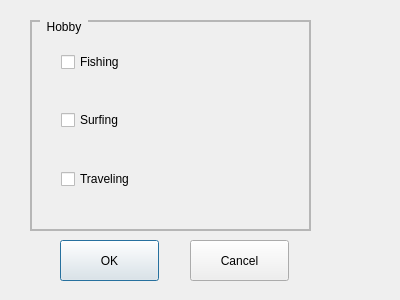
<?xml version="1.0" encoding="UTF-8"?>
<ui version="4.0">
 <class>MyDialog</class>
 <widget class="QDialog" name="MyDialog">
  <property name="geometry">
   <rect>
    <x>0</x>
    <y>0</y>
    <width>400</width>
    <height>300</height>
   </rect>
  </property>
  <property name="windowTitle">
   <string>Dialog</string>
  </property>
  <property name="styleSheet">
   <string notr="true">QGroupBox {
	border: 2px solid rgb(182,182,182);
	margin-top: 1ex;
}
QGroupBox::title {
	subcontrol-origin: margin;
	subcontrol-position: top left;
	padding: 0 5px;
	left: 10px;
}</string>
  </property>
  <widget class="QGroupBox" name="groupBox">
   <property name="geometry">
    <rect>
     <x>30</x>
     <y>20</y>
     <width>281</width>
     <height>211</height>
    </rect>
   </property>
   <property name="title">
    <string>Hobby</string>
   </property>
   <widget class="QCheckBox" name="chkSurfing">
    <property name="geometry">
     <rect>
      <x>31</x>
      <y>89</y>
      <width>80</width>
      <height>22</height>
     </rect>
    </property>
    <property name="sizePolicy">
     <sizepolicy hsizetype="Minimum" vsizetype="Preferred">
      <horstretch>0</horstretch>
      <verstretch>0</verstretch>
     </sizepolicy>
    </property>
    <property name="text">
     <string>Surfing</string>
    </property>
   </widget>
   <widget class="QCheckBox" name="chkFishing">
    <property name="geometry">
     <rect>
      <x>31</x>
      <y>31</y>
      <width>79</width>
      <height>22</height>
     </rect>
    </property>
    <property name="sizePolicy">
     <sizepolicy hsizetype="Minimum" vsizetype="Preferred">
      <horstretch>0</horstretch>
      <verstretch>0</verstretch>
     </sizepolicy>
    </property>
    <property name="text">
     <string>Fishing</string>
    </property>
   </widget>
   <widget class="QCheckBox" name="chkTraveling">
    <property name="geometry">
     <rect>
      <x>31</x>
      <y>148</y>
      <width>93</width>
      <height>22</height>
     </rect>
    </property>
    <property name="sizePolicy">
     <sizepolicy hsizetype="Minimum" vsizetype="Preferred">
      <horstretch>0</horstretch>
      <verstretch>0</verstretch>
     </sizepolicy>
    </property>
    <property name="text">
     <string>Traveling</string>
    </property>
   </widget>
  </widget>
  <widget class="QPushButton" name="btnOK">
   <property name="geometry">
    <rect>
     <x>60</x>
     <y>240</y>
     <width>99</width>
     <height>41</height>
    </rect>
   </property>
   <property name="text">
    <string>OK</string>
   </property>
  </widget>
  <widget class="QPushButton" name="btnCancel">
   <property name="geometry">
    <rect>
     <x>190</x>
     <y>240</y>
     <width>99</width>
     <height>41</height>
    </rect>
   </property>
   <property name="text">
    <string>Cancel</string>
   </property>
  </widget>
 </widget>
 <resources/>
 <connections/>
</ui>
